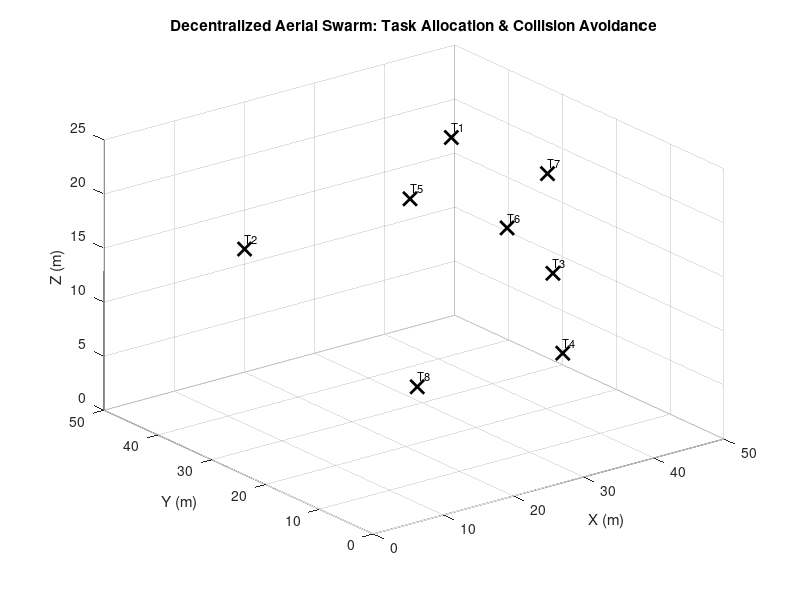

MATLAB code to generate this figure: (Note: this script raises an error after producing the figure.)
%% Aerial Swarm Simulation: Task Allocation & Trajectory Planning
% Based on: Advancing Aerial Swarms (Syed Ashque MD Khaled)
% Framework: Task Allocation -> Trajectory Planning -> Execution

clear; clc; close all;

%% 1. Configuration
num_drones = 6;
num_tasks = 8;
env_size = 50; % 3D Environment size [0, env_size]

% Parameters for Trajectory Planning (Artificial Potential Fields)
k_att = 0.5;   % Attractive force gain
k_rep = 100;   % Repulsive force gain
d_min = 3.0;   % Minimum safety distance between drones
max_vel = 1.5; % Maximum velocity
k_wall = 200;  % Repulsive force gain from walls
d_wall = 4.0;  % Safety distance from walls

%% 2. Initialization
% Initialize Drones
drones = struct();
for i = 1:num_drones
    drones(i).id = i;
    drones(i).pos = [rand*10, rand*10, rand*10 + 5]; % Start near origin
    drones(i).vel = [0, 0, 0];
    drones(i).target_id = -1; % Currently no task
    drones(i).path = drones(i).pos;
    drones(i).color = rand(1, 3);
end

% Initialize Tasks (Targets)
tasks = struct();
for j = 1:num_tasks
    tasks(j).id = j;
    tasks(j).pos = [rand*env_size, rand*env_size, rand*15 + 5];
    tasks(j).assigned = false;
    tasks(j).completed = false;
end

%% 3. Main Simulation Loop
figure('Color', 'w', 'Name', 'Aerial Swarm Simulation');
view(3); grid on; axis([0 env_size 0 env_size 0 25]);
xlabel('X (m)'); ylabel('Y (m)'); zlabel('Z (m)');
hold on;
title('Decentralized Aerial Swarm: Task Allocation & Collision Avoidance');

% Runs indefinitely as long as the figure window is open
while ishandle(gcf)
    cla;
    % Draw Environment Boundaries
    rectangle('Position',[0,0,env_size,env_size], 'EdgeColor', [0.8 0.8 0.8]);
    
    %% A. Decentralized Task Allocation (Simplified Auction Logic)
    for i = 1:num_drones
        % If drone has no target, find the nearest unassigned task
        if drones(i).target_id == -1
            min_dist = inf;
            best_task = -1;
            for j = 1:num_tasks
                if ~tasks(j).assigned && ~tasks(j).completed
                    dist = norm(drones(i).pos - tasks(j).pos);
                    if dist < min_dist
                        min_dist = dist;
                        best_task = j;
                    end
                end
            end
            
            if best_task ~= -1
                drones(i).target_id = best_task;
                tasks(best_task).assigned = true;
                fprintf('Drone %d assigned to Task %d\n', i, best_task);
            end
        end
    end

    %% B. Trajectory Planning & Execution (APF Controller)
    for i = 1:num_drones
        force_total = [0, 0, 0];
        
        if drones(i).target_id ~= -1
            target_pos = tasks(drones(i).target_id).pos;
            dist_to_target = norm(drones(i).pos - target_pos);
            
            % 1. Attractive Force to Target
            f_att = -k_att * (drones(i).pos - target_pos);
            force_total = force_total + f_att;
            
            % Task Completion Check
            if dist_to_target < 1.0
                tasks(drones(i).target_id).completed = true;
                fprintf('Drone %d completed Task %d!\n', i, drones(i).target_id);
                drones(i).target_id = -1;
            end
        end
        
        % 2. Repulsive Force from other Drones (Collision Avoidance)
        for other = 1:num_drones
            if i == other, continue; end
            rel_pos = drones(i).pos - drones(other).pos;
            dist = norm(rel_pos);
            if dist < d_min
                f_rep = k_rep * (1/dist - 1/d_min) * (1/dist^2) * (rel_pos / dist);
                force_total = force_total + f_rep;
            end
        end
        
        % 3. Repulsive Force from Walls (Boundary Constraints)
        for dim = 1:3
            limit_max = env_size;
            if dim == 3, limit_max = 25; end % Z limit
            
            % Lower bound
            dist_low = max(0.1, drones(i).pos(dim));
            if dist_low < d_wall
                force_total(dim) = force_total(dim) + k_wall * (1/dist_low - 1/d_wall) * (1/dist_low^2);
            end
            % Upper bound
            dist_high = max(0.1, limit_max - drones(i).pos(dim));
            if dist_high < d_wall
                force_total(dim) = force_total(dim) - k_wall * (1/dist_high - 1/d_wall) * (1/dist_high^2);
            end
        end
        
        % 4. Update Dynamics
        drones(i).vel = drones(i).vel + force_total * 0.1;
        % Limit velocity
        if norm(drones(i).vel) > max_vel
            drones(i).vel = (drones(i).vel / norm(drones(i).vel)) * max_vel;
        end
        
        drones(i).pos = drones(i).pos + drones(i).vel;
        
        % Hard clamping to ensure drones stay inside frame
        drones(i).pos(1:2) = min(max(drones(i).pos(1:2), 0.5), env_size-0.5);
        drones(i).pos(3) = min(max(drones(i).pos(3), 1.0), 24.5);
        
        drones(i).path = [drones(i).path; drones(i).pos];
        % Keep path length manageable for long-running simulation
        if size(drones(i).path, 1) > 200
            drones(i).path(1, :) = [];
        end
    end

    %% C. Visualization
    % Plot Tasks
    for j = 1:num_tasks
        if ~tasks(j).completed
            plot3(tasks(j).pos(1), tasks(j).pos(2), tasks(j).pos(3), 'kx', 'MarkerSize', 10, 'LineWidth', 2);
            text(tasks(j).pos(1), tasks(j).pos(2), tasks(j).pos(3)+1, sprintf('T%d', j), 'FontSize', 8);
        end
    end
    
    % Plot Drones
    for i = 1:num_drones
        % Plot path
        plot3(drones(i).path(:,1), drones(i).path(:,2), drones(i).path(:,3), 'Color', [drones(i).color 0.3]);
        % Plot drone as a sphere/point
        plot3(drones(i).pos(1), drones(i).pos(2), drones(i).pos(3), 'o', ...
            'MarkerSize', 8, 'MarkerFaceColor', drones(i).color, 'MarkerEdgeColor', 'k');
        % Label
        text(drones(i).pos(1), drones(i).pos(2), drones(i).pos(3)+1.5, sprintf('D%d', i), ...
            'Color', drones(i).color, 'FontWeight', 'bold');
        
        % Line to target
        if drones(i).target_id ~= -1
            t_pos = tasks(drones(i).target_id).pos;
            line([drones(i).pos(1) t_pos(1)], [drones(i).pos(2) t_pos(2)], [drones(i).pos(3) t_pos(3)], ...
                'Color', [drones(i).color 0.2], 'LineStyle', '--');
        end
    end
    
    drawnow;
    pause(0.01);
    
    % If all tasks completed, regenerate new ones (Infinite Loop)
    if all([tasks.completed])
        fprintf('All tasks completed! Generating new tasks...\n');
        for j = 1:num_tasks
            tasks(j).pos = [rand*env_size, rand*env_size, rand*15 + 5];
            tasks(j).assigned = false;
            tasks(j).completed = false;
        end
    end
end

hold off;
fprintf('Simulation Stopped.\n');
